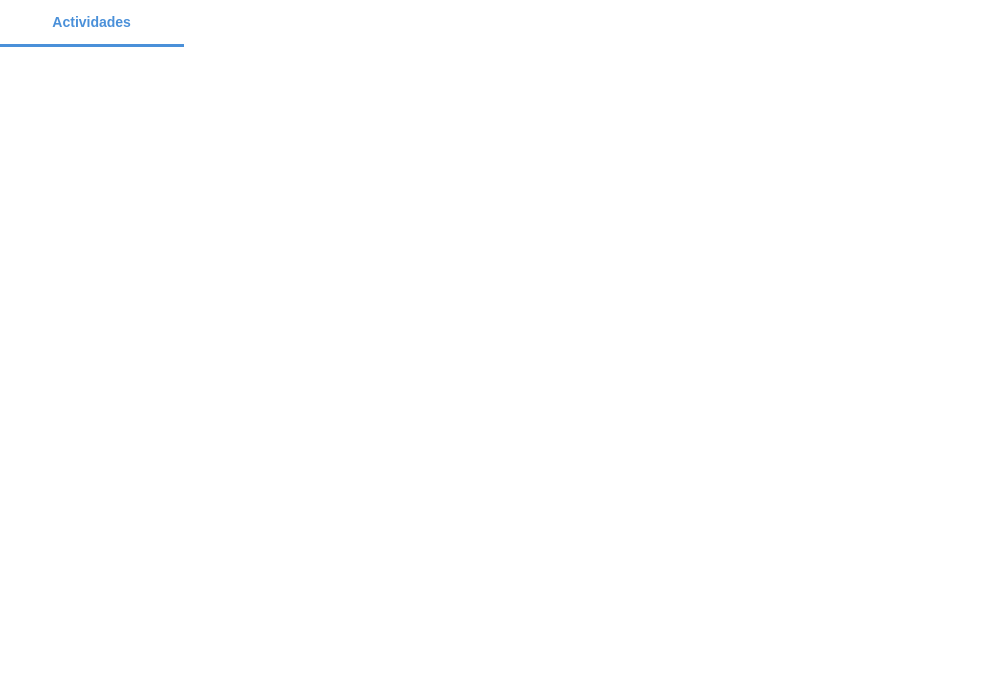
<?xml version="1.0" encoding="UTF-8"?>
<ui version="4.0">
 <class>ActividadesView</class>
 <widget class="QWidget" name="ActividadesView">
  <property name="geometry">
   <rect>
    <x>0</x>
    <y>0</y>
    <width>1000</width>
    <height>700</height>
   </rect>
  </property>
  <property name="styleSheet">
   <string notr="true">
QWidget#ActividadesView {
    background-color: transparent;
}
QTabWidget::pane {
    border: none;
    background-color: transparent;
}
QTabBar::tab {
    background-color: #f7fafc;
    color: #718096;
    font-size: 14px;
    font-weight: 600;
    padding: 12px 32px;
    border: none;
    border-bottom: 3px solid transparent;
    margin-right: 4px;
    min-width: 120px;
    min-height: 20px;
}
QTabBar::tab:selected {
    color: #4a90d9;
    border-bottom: 3px solid #4a90d9;
    background-color: transparent;
}
QTabBar::tab:hover:!selected {
    color: #2d3748;
    background-color: #edf2f7;
}
   </string>
  </property>
  <layout class="QVBoxLayout" name="mainLayout">
   <property name="leftMargin"><number>0</number></property>
   <property name="topMargin"><number>0</number></property>
   <property name="rightMargin"><number>0</number></property>
   <property name="bottomMargin"><number>0</number></property>
   <item>
    <widget class="QTabWidget" name="actividadesTabs">
     <property name="currentIndex"><number>0</number></property>
     <widget class="QWidget" name="tabActividades">
      <attribute name="title">
       <string>  Actividades  </string>
      </attribute>
      <layout class="QVBoxLayout" name="tabActividadesLayout">
       <property name="leftMargin"><number>0</number></property>
       <property name="topMargin"><number>16</number></property>
       <property name="rightMargin"><number>0</number></property>
       <property name="bottomMargin"><number>0</number></property>
       <property name="spacing"><number>0</number></property>
      </layout>
     </widget>
    </widget>
   </item>
  </layout>
 </widget>
 <resources/>
 <connections/>
</ui>
